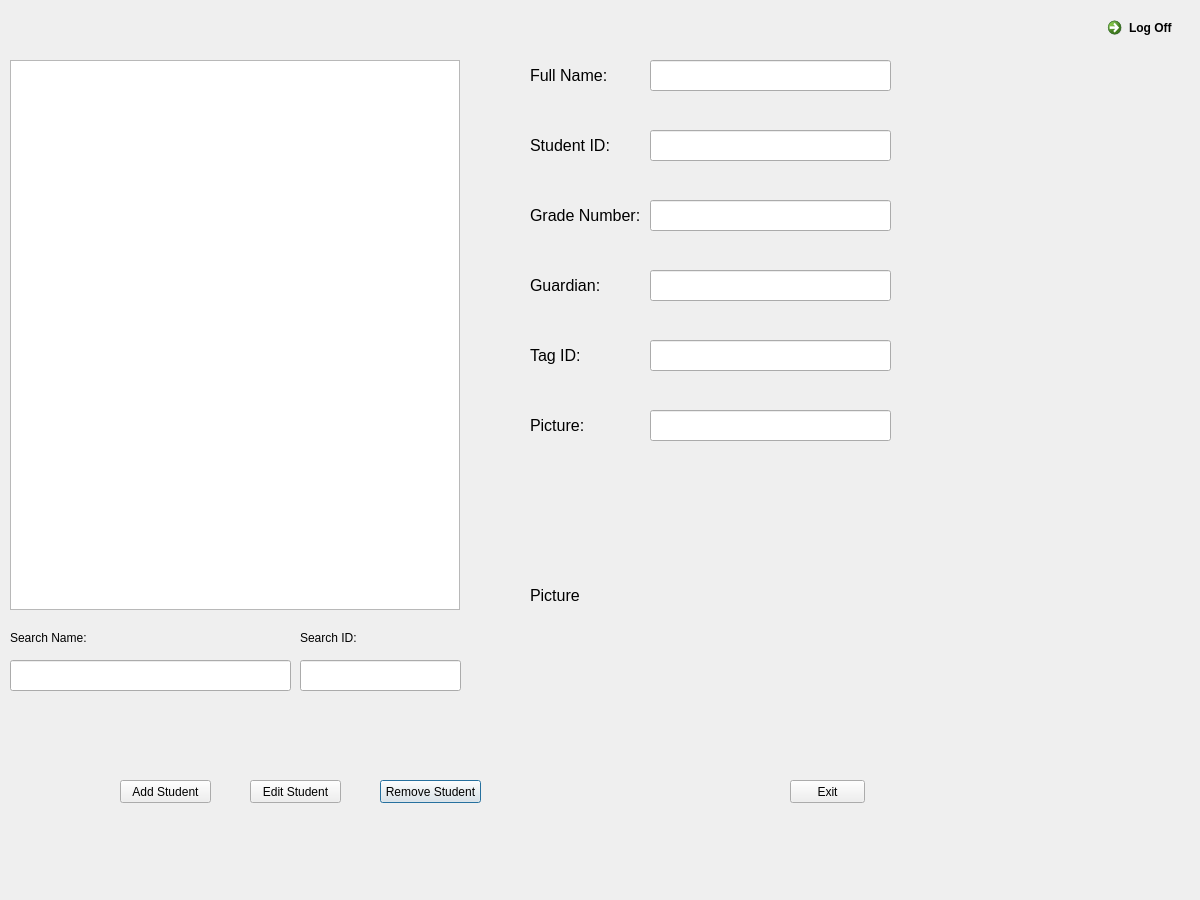
<?xml version="1.0" encoding="UTF-8"?>
<ui version="4.0">
 <class>StudentEdit</class>
 <widget class="QDialog" name="StudentEdit">
  <property name="geometry">
   <rect>
    <x>0</x>
    <y>0</y>
    <width>1200</width>
    <height>900</height>
   </rect>
  </property>
  <property name="maximumSize">
   <size>
    <width>1200</width>
    <height>900</height>
   </size>
  </property>
  <property name="windowTitle">
   <string>Student Edit</string>
  </property>
  <widget class="QLabel" name="StudentLabel_Grade">
   <property name="geometry">
    <rect>
     <x>530</x>
     <y>200</y>
     <width>121</width>
     <height>31</height>
    </rect>
   </property>
   <property name="font">
    <font>
     <pointsize>12</pointsize>
    </font>
   </property>
   <property name="text">
    <string>Grade Number:</string>
   </property>
  </widget>
  <widget class="QLineEdit" name="StudentText_Grade">
   <property name="geometry">
    <rect>
     <x>650</x>
     <y>200</y>
     <width>241</width>
     <height>31</height>
    </rect>
   </property>
   <property name="font">
    <font>
     <pointsize>12</pointsize>
    </font>
   </property>
  </widget>
  <widget class="QLineEdit" name="StudentText_Name">
   <property name="geometry">
    <rect>
     <x>650</x>
     <y>60</y>
     <width>241</width>
     <height>31</height>
    </rect>
   </property>
   <property name="font">
    <font>
     <pointsize>12</pointsize>
    </font>
   </property>
  </widget>
  <widget class="QLabel" name="StudentLabel_ID">
   <property name="geometry">
    <rect>
     <x>530</x>
     <y>130</y>
     <width>81</width>
     <height>31</height>
    </rect>
   </property>
   <property name="font">
    <font>
     <pointsize>12</pointsize>
    </font>
   </property>
   <property name="text">
    <string>Student ID:</string>
   </property>
  </widget>
  <widget class="QLabel" name="StudentLabel_Picture_2">
   <property name="geometry">
    <rect>
     <x>530</x>
     <y>460</y>
     <width>361</width>
     <height>271</height>
    </rect>
   </property>
   <property name="font">
    <font>
     <pointsize>12</pointsize>
    </font>
   </property>
   <property name="text">
    <string>Picture</string>
   </property>
  </widget>
  <widget class="QLabel" name="StudentLabel_SearchID">
   <property name="geometry">
    <rect>
     <x>300</x>
     <y>630</y>
     <width>91</width>
     <height>16</height>
    </rect>
   </property>
   <property name="text">
    <string>Search ID:</string>
   </property>
  </widget>
  <widget class="QLineEdit" name="StudentText_ID">
   <property name="geometry">
    <rect>
     <x>650</x>
     <y>130</y>
     <width>241</width>
     <height>31</height>
    </rect>
   </property>
   <property name="font">
    <font>
     <pointsize>12</pointsize>
    </font>
   </property>
  </widget>
  <widget class="QPushButton" name="StudentButton_Remove">
   <property name="geometry">
    <rect>
     <x>380</x>
     <y>780</y>
     <width>101</width>
     <height>23</height>
    </rect>
   </property>
   <property name="text">
    <string>Remove Student</string>
   </property>
  </widget>
  <widget class="QPushButton" name="StudentButton_Exit">
   <property name="geometry">
    <rect>
     <x>790</x>
     <y>780</y>
     <width>75</width>
     <height>23</height>
    </rect>
   </property>
   <property name="text">
    <string>Exit</string>
   </property>
  </widget>
  <widget class="QLineEdit" name="StudentSearch_ID">
   <property name="geometry">
    <rect>
     <x>300</x>
     <y>660</y>
     <width>161</width>
     <height>31</height>
    </rect>
   </property>
   <property name="inputMethodHints">
    <set>Qt::ImhHiddenText</set>
   </property>
  </widget>
  <widget class="QPushButton" name="StudentButton_Edit">
   <property name="geometry">
    <rect>
     <x>250</x>
     <y>780</y>
     <width>91</width>
     <height>23</height>
    </rect>
   </property>
   <property name="text">
    <string>Edit Student</string>
   </property>
  </widget>
  <widget class="QCommandLinkButton" name="LogOffAdmin">
   <property name="geometry">
    <rect>
     <x>1100</x>
     <y>10</y>
     <width>187</width>
     <height>41</height>
    </rect>
   </property>
   <property name="text">
    <string>Log Off</string>
   </property>
  </widget>
  <widget class="QLineEdit" name="StudentText_RFID">
   <property name="geometry">
    <rect>
     <x>650</x>
     <y>340</y>
     <width>241</width>
     <height>31</height>
    </rect>
   </property>
   <property name="font">
    <font>
     <pointsize>12</pointsize>
    </font>
   </property>
  </widget>
  <widget class="QLineEdit" name="StudentText_GName">
   <property name="geometry">
    <rect>
     <x>650</x>
     <y>270</y>
     <width>241</width>
     <height>31</height>
    </rect>
   </property>
   <property name="font">
    <font>
     <pointsize>12</pointsize>
    </font>
   </property>
  </widget>
  <widget class="QLabel" name="StudentLabel_Name">
   <property name="geometry">
    <rect>
     <x>530</x>
     <y>60</y>
     <width>81</width>
     <height>31</height>
    </rect>
   </property>
   <property name="font">
    <font>
     <pointsize>12</pointsize>
    </font>
   </property>
   <property name="text">
    <string>Full Name:</string>
   </property>
  </widget>
  <widget class="QLabel" name="StudentLabel_Picture">
   <property name="geometry">
    <rect>
     <x>530</x>
     <y>410</y>
     <width>81</width>
     <height>31</height>
    </rect>
   </property>
   <property name="font">
    <font>
     <pointsize>12</pointsize>
    </font>
   </property>
   <property name="text">
    <string>Picture:</string>
   </property>
  </widget>
  <widget class="QLabel" name="StudentLabel_SearchName">
   <property name="geometry">
    <rect>
     <x>10</x>
     <y>630</y>
     <width>91</width>
     <height>16</height>
    </rect>
   </property>
   <property name="text">
    <string>Search Name:</string>
   </property>
  </widget>
  <widget class="QLineEdit" name="StudentText_Picture">
   <property name="geometry">
    <rect>
     <x>650</x>
     <y>410</y>
     <width>241</width>
     <height>31</height>
    </rect>
   </property>
   <property name="font">
    <font>
     <pointsize>12</pointsize>
    </font>
   </property>
  </widget>
  <widget class="QLineEdit" name="StudentSearch_Name">
   <property name="geometry">
    <rect>
     <x>10</x>
     <y>660</y>
     <width>281</width>
     <height>31</height>
    </rect>
   </property>
  </widget>
  <widget class="QLabel" name="StudentLabel_RFID">
   <property name="geometry">
    <rect>
     <x>530</x>
     <y>340</y>
     <width>81</width>
     <height>31</height>
    </rect>
   </property>
   <property name="font">
    <font>
     <pointsize>12</pointsize>
    </font>
   </property>
   <property name="text">
    <string>Tag ID:</string>
   </property>
  </widget>
  <widget class="QPushButton" name="StudentButton_Add">
   <property name="geometry">
    <rect>
     <x>120</x>
     <y>780</y>
     <width>91</width>
     <height>23</height>
    </rect>
   </property>
   <property name="text">
    <string>Add Student</string>
   </property>
  </widget>
  <widget class="QLabel" name="StudentLabel_GName">
   <property name="geometry">
    <rect>
     <x>530</x>
     <y>270</y>
     <width>81</width>
     <height>31</height>
    </rect>
   </property>
   <property name="font">
    <font>
     <pointsize>12</pointsize>
    </font>
   </property>
   <property name="text">
    <string>Guardian:</string>
   </property>
  </widget>
  <widget class="QListView" name="StudentView">
   <property name="geometry">
    <rect>
     <x>10</x>
     <y>60</y>
     <width>450</width>
     <height>550</height>
    </rect>
   </property>
  </widget>
 </widget>
 <resources/>
 <connections/>
</ui>
